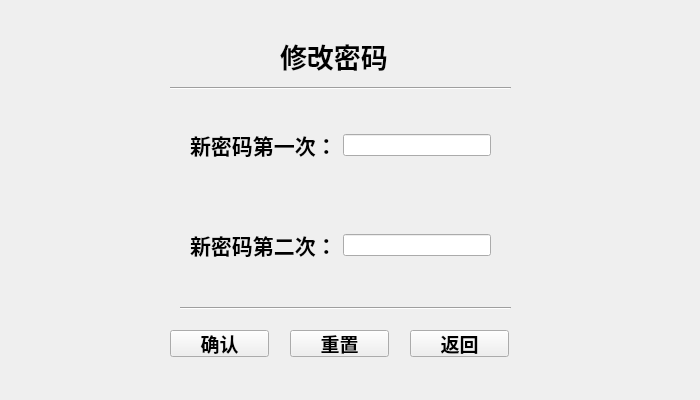
<?xml version="1.0" encoding="UTF-8"?>
<ui version="4.0">
 <class>ATMChangePasswordForm</class>
 <widget class="QWidget" name="ATMChangePasswordForm">
  <property name="geometry">
   <rect>
    <x>0</x>
    <y>0</y>
    <width>700</width>
    <height>400</height>
   </rect>
  </property>
  <property name="windowTitle">
   <string>Form</string>
  </property>
  <widget class="QPushButton" name="button_accept">
   <property name="geometry">
    <rect>
     <x>170</x>
     <y>330</y>
     <width>99</width>
     <height>27</height>
    </rect>
   </property>
   <property name="font">
    <font>
     <pointsize>14</pointsize>
     <weight>75</weight>
     <bold>true</bold>
    </font>
   </property>
   <property name="text">
    <string>确认</string>
   </property>
  </widget>
  <widget class="QPushButton" name="button_return">
   <property name="geometry">
    <rect>
     <x>410</x>
     <y>330</y>
     <width>99</width>
     <height>27</height>
    </rect>
   </property>
   <property name="font">
    <font>
     <pointsize>14</pointsize>
     <weight>75</weight>
     <bold>true</bold>
    </font>
   </property>
   <property name="text">
    <string>返回</string>
   </property>
  </widget>
  <widget class="QPushButton" name="button_reset">
   <property name="geometry">
    <rect>
     <x>290</x>
     <y>330</y>
     <width>99</width>
     <height>27</height>
    </rect>
   </property>
   <property name="font">
    <font>
     <pointsize>14</pointsize>
     <weight>75</weight>
     <bold>true</bold>
    </font>
   </property>
   <property name="text">
    <string>重置</string>
   </property>
  </widget>
  <widget class="QLabel" name="label_change_pwd">
   <property name="geometry">
    <rect>
     <x>280</x>
     <y>40</y>
     <width>111</width>
     <height>31</height>
    </rect>
   </property>
   <property name="font">
    <font>
     <pointsize>20</pointsize>
     <weight>75</weight>
     <bold>true</bold>
    </font>
   </property>
   <property name="text">
    <string>修改密码</string>
   </property>
  </widget>
  <widget class="Line" name="line_a">
   <property name="geometry">
    <rect>
     <x>170</x>
     <y>80</y>
     <width>341</width>
     <height>16</height>
    </rect>
   </property>
   <property name="orientation">
    <enum>Qt::Horizontal</enum>
   </property>
  </widget>
  <widget class="Line" name="line_b">
   <property name="geometry">
    <rect>
     <x>180</x>
     <y>300</y>
     <width>331</width>
     <height>16</height>
    </rect>
   </property>
   <property name="orientation">
    <enum>Qt::Horizontal</enum>
   </property>
  </widget>
  <widget class="QWidget" name="">
   <property name="geometry">
    <rect>
     <x>190</x>
     <y>230</y>
     <width>301</width>
     <height>30</height>
    </rect>
   </property>
   <layout class="QHBoxLayout" name="horizontal_layout_b">
    <item>
     <widget class="QLabel" name="label_card_pwd_new_b">
      <property name="font">
       <font>
        <pointsize>16</pointsize>
        <weight>75</weight>
        <bold>true</bold>
       </font>
      </property>
      <property name="text">
       <string>新密码第二次：</string>
      </property>
     </widget>
    </item>
    <item>
     <widget class="QLineEdit" name="line_edit_card_pwd_new_b"/>
    </item>
   </layout>
  </widget>
  <widget class="QWidget" name="">
   <property name="geometry">
    <rect>
     <x>190</x>
     <y>130</y>
     <width>301</width>
     <height>30</height>
    </rect>
   </property>
   <layout class="QHBoxLayout" name="horizontal_layout_a">
    <item>
     <widget class="QLabel" name="label_card_pwd_new_a">
      <property name="font">
       <font>
        <pointsize>16</pointsize>
        <weight>75</weight>
        <bold>true</bold>
       </font>
      </property>
      <property name="text">
       <string>新密码第一次：</string>
      </property>
     </widget>
    </item>
    <item>
     <widget class="QLineEdit" name="line_edit_card_pwd_new_a"/>
    </item>
   </layout>
  </widget>
 </widget>
 <resources/>
 <connections/>
</ui>
